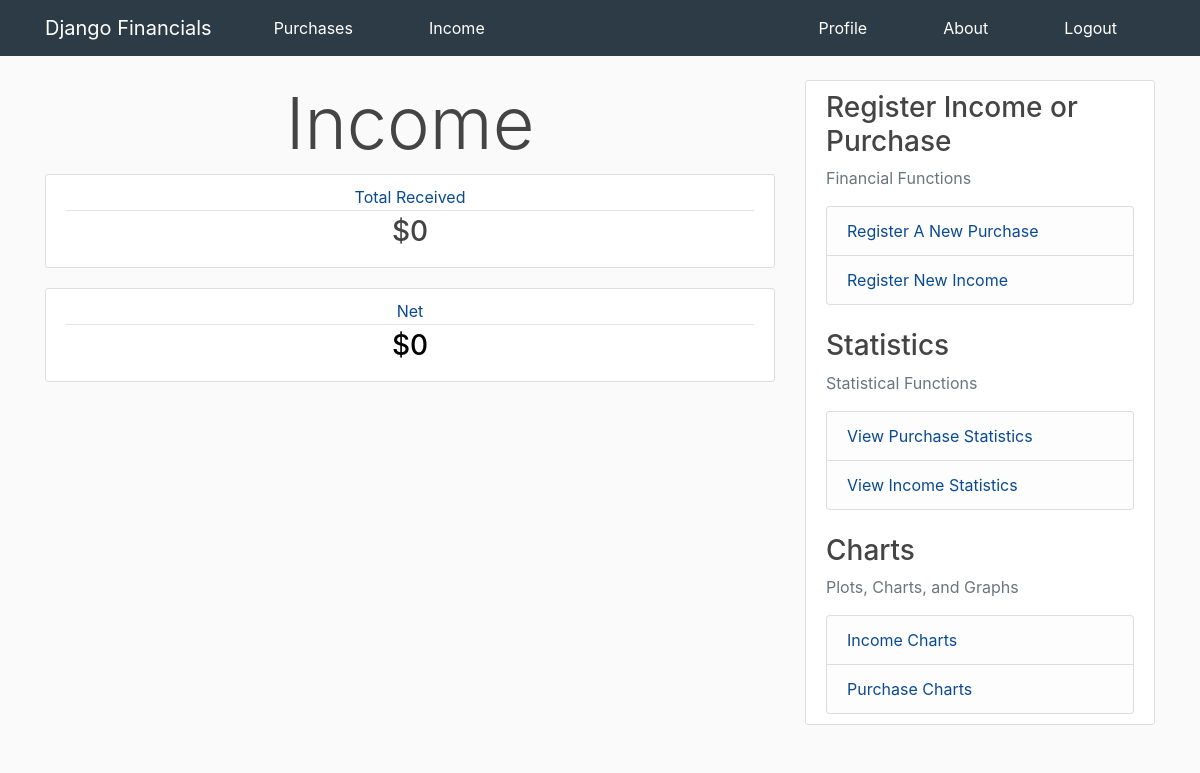
The page /income (signed in) on the database as committed earlier.
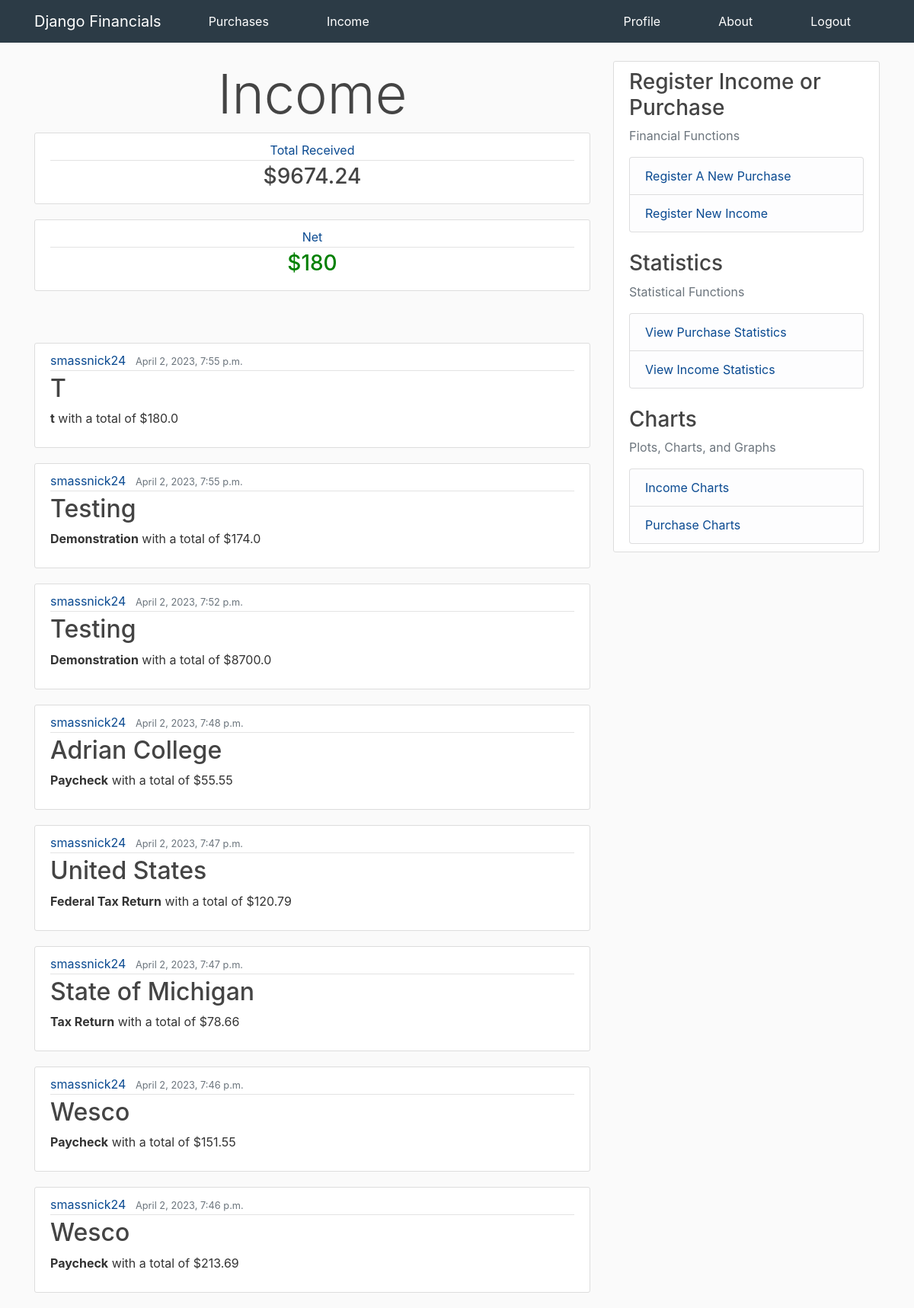
The same page on the database as committed later.
### finance_app/models.py (models this page shows, shortened)
class Income(models.Model):
    income_source = models.TextField()
    income_description = models.TextField()
    amount = models.FloatField()
    date_received = models.DateTimeField(default=timezone.now)
    month_received = models.IntegerField(default=timezone.now().month)
    owner = models.ForeignKey(User, on_delete=models.CASCADE)

### finance_app/views.py (the view)
# urls.py: path("income", views.income_page, name="income_page"),
@login_required
def income_page(request):
    total_inc = sum([income.amount for income in Income.objects.filter(owner=request.user)])
    total_pur = sum([purchase.amount for purchase in Purchase.objects.filter(owner=request.user)])
    net = total_inc - total_pur
    if net < 0.001 and net > -0.001:
        net = 0
    context = {
        "title": "Income",
        'incomes': reversed(Income.objects.all()),
        'total': total_inc,
        'net': net
    }
    return render(request, "finance_app/income.html", context)

### finance_app/templates/finance_app/income.html
{% extends "finance_app/base.html"%}
{% block content %}
    <h1 class="display-3 center">Income</h1>
    <article class="media content-section">
        <div class="media-body">
            <div class="article-metadata">
                <a class="mr-2 center" style="color: #0a4a91;" href="#">Total Received</a>
            </div>
            <h3><a class="article-title center" href="{% url 'income_statistics_page' %}">${{total|floatformat:-2}}</a></h3>
        </div>
    </article>
    <article class="media content-section">
        <div class="media-body">
            <div class="article-metadata">
                <a class="mr-2 center" style="color: #0a4a91;" href="#">Net</a>
            </div>
            {% if net > 0 %}
                <h3><a class="article-title center" href="#" style="color: green;">${{net|floatformat:-2}}</a></h3>
            {% elif net < 0 %}
                <h3><a class="article-title center" href="#" style="color: red;">${{net|floatformat:-2}}</a></h3>
            {% else %}
                <h3><a class="article-title center" href="#" style="color: black;">${{net|floatformat:-2}}</a></h3>
            {% endif %}
        </div>
    </article>
    <br>
    <br>
    {% for income in incomes %}
        {% if income.owner == user %}
            <article class="media content-section" aria-label="Container for Income">
                <div class="media-body">
                    <div class="article-metadata">
                        <a class="mr-2" style="color: #0a4a91;" href="#">{{income.owner}}</a>
                        <small class="text-muted">{{income.date_received}}</small>
                    </div>
                    <h2><a class="article-title" href="#">{{income.income_source}}</a></h2>
                    <p class="article-content"><strong>{{income.income_description}}</strong> with a total of ${{income.amount}}</p>
                </div>
            </article>
        {% endif %}
    {% endfor %}
{% endblock content %}

Rows that differ between the two databases and show on the page:
added Income: owner "smassnick24", date_received "April 2, 2023, 7:55 p.m.", income_source "T", income_description "t", amount "180.0"
added Income: owner "smassnick24", date_received "April 2, 2023, 7:55 p.m.", income_source "Testing", income_description "Demonstration", amount "174.0"
added Income: owner "smassnick24", date_received "April 2, 2023, 7:52 p.m.", income_source "Testing", income_description "Demonstration", amount "8700.0"
added Income: owner "smassnick24", date_received "April 2, 2023, 7:48 p.m.", income_source "Adrian College", income_description "Paycheck", amount "55.55"
added Income: owner "smassnick24", date_received "April 2, 2023, 7:47 p.m.", income_source "United States", income_description "Federal Tax Return", amount "120.79"
added Income: owner "smassnick24", date_received "April 2, 2023, 7:47 p.m.", income_source "State of Michigan", income_description "Tax Return", amount "78.66"
added Income: owner "smassnick24", date_received "April 2, 2023, 7:46 p.m.", income_source "Wesco", income_description "Paycheck", amount "151.55"
added Income: owner "smassnick24", date_received "April 2, 2023, 7:46 p.m.", income_source "Wesco", income_description "Paycheck", amount "213.69"
Other text that changed with them:
{{ total|floatformat:-2 }}: "0" → "9674.24"
{{ net|floatformat:-2 }}: (not shown) → "180"
{{ net|floatformat:-2 }}: "0" → (not shown)
